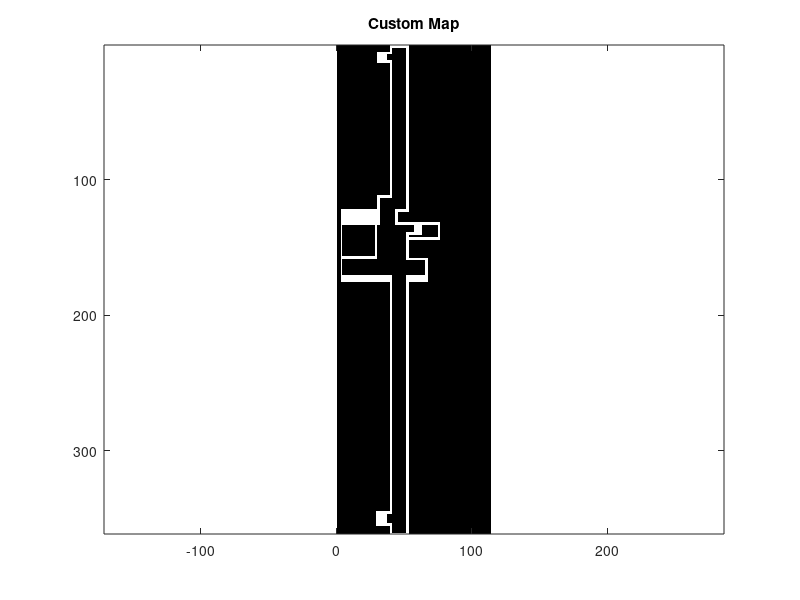

Reproduce this figure in MATLAB. (Note: this script raises an error after producing the figure.)
clear all; close all; clc;
% 4th Floor Simplification Map
% occupancyGrid = zeros(55,76);  % Create a 50x50 grid of free space
% occupancyGrid = zeros(339, 76);  % Create a 50x50 grid of free space
occupancyGrid = zeros(361, 114);

%% Add Walls:
occupancyGrid(122:132, 44:45) = 1;
occupancyGrid(145:159, 52:53) = 1;
occupancyGrid(158:159, 52:67) = 1;
occupancyGrid(159:171, 66:67) = 1;
occupancyGrid(171:175, 52:67) = 1;
occupancyGrid(171:175, 4:41) = 1;

occupancyGrid(171:171, 4:41) = 1;
occupancyGrid(133:171, 4:4) = 1;
occupancyGrid(133:133, 4:32) = 1;
occupancyGrid(2+120:133, 4:32) = 1;

occupancyGrid(133:158, 29:30) = 1;
occupancyGrid(157:158, 4:30) = 1;

% Emergency stairs - Indoor
occupancyGrid(132:133, 44:76) = 1;
occupancyGrid(143:144, 52:76) = 1;
occupancyGrid(139:144, 52:53) = 1;
occupancyGrid(139:140, 52:57) = 1;
occupancyGrid(133:144, 76:76) = 1;
occupancyGrid(133:140, 58:63) = 1; 

% Hallway 1
occupancyGrid(172:361, 52:53) = 1;
occupancyGrid(361:361, 41:52) = 1;
occupancyGrid(172:346, 40:41) = 1;
occupancyGrid(354:361, 40:41) = 1;

% Emergency Stairs Hallway 1
occupancyGrid(346:354, 30:37) = 1;
occupancyGrid(345:346, 30:41) = 1;
occupancyGrid(354:355, 30:41) = 1;

% Hallway 2
occupancyGrid(1:2, 41:52) = 1;
occupancyGrid(1:7, 40:41) = 1;
occupancyGrid(1:122, 52:53) = 1;
occupancyGrid(122:123, 44:53) = 1;
occupancyGrid(113:125, 31:32) = 1;
occupancyGrid(112:113, 31:41) = 1;
occupancyGrid(12:113, 40:41) = 1;

% Emergency Stairs Hallway 2
occupancyGrid(6:7, 31:41) = 1;
occupancyGrid(12:13, 31:41) = 1;
occupancyGrid(6:13, 31:37) = 1;


figure
imagesc(occupancyGrid);
colormap(gray);   % Set the colormap to gray
axis equal;       % Maintain equal scaling
title('Custom Map');

% Debug: Highlight added custom wall pixels
% hold on;
% [yExtra, xExtra] = find(occupancyGrid == 1);
% scatter(xExtra, yExtra, 10, 'red', 'filled'); % Highlight all occupied cells

%% Save the occupancy grid (Optionally)
save(['EG-4Floor_ply', '.mat'], 'occupancyGrid');

%% Get the indoor Boundaries for defining the Monte Carlo init and final positions
% Invert the grid so that free space is 1 and walls are 0
freeSpaceGrid = ~occupancyGrid;

% Apply erosion to shrink the free space
se = strel('disk', 1);  % Create a disk-shaped structuring element with radius 2
erodedFreeSpace = imerode(freeSpaceGrid, se);

% Find all boundaries of the free space
B = bwboundaries(erodedFreeSpace);

% Plot the result
figure;
subplot(1,2,1);
imagesc(occupancyGrid);
colormap(gray);
axis equal;
title('Original Occupancy Grid');

subplot(1,2,2);
imagesc(freeSpaceGrid);
colormap(gray);
axis equal;
hold on;

% Plot all boundaries
for k = 1:length(B)
    boundary = B{k};
    disp(['Ploting Boundary ', num2str(k), ':']);
    plot(boundary(:,2), boundary(:,1), 'r', 'LineWidth', 2);
end

title('Free Space with All Boundaries');

% Output the coordinates of all boundaries
disp('Boundary coordinates:');
for k = 1:length(B)
    disp(['Boundary ', num2str(k), ':']);
    disp(B{k}(:, [2,1]));  % Note: we swap columns to get [x, y] format
    disp(' ');
end

EG_4Floor_indoor_polygon_MC_Simulation = B{3};